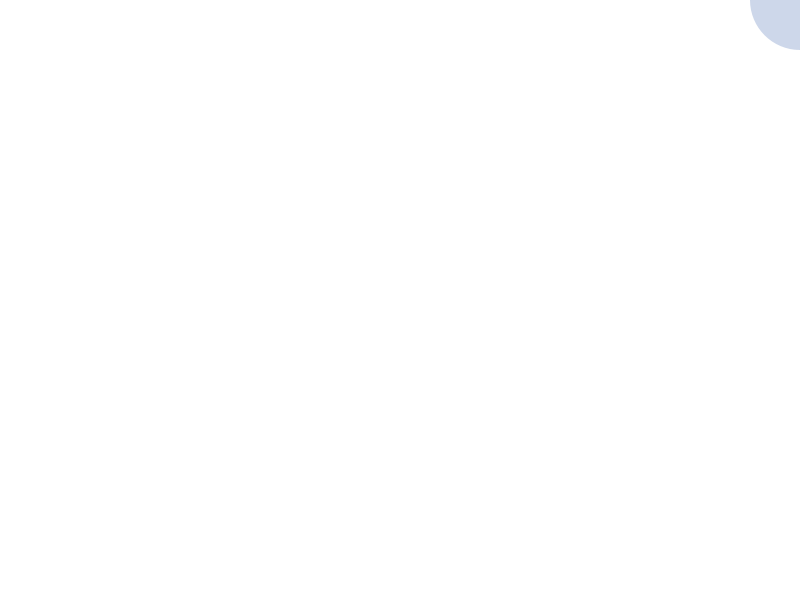
Frame 1 (no input)
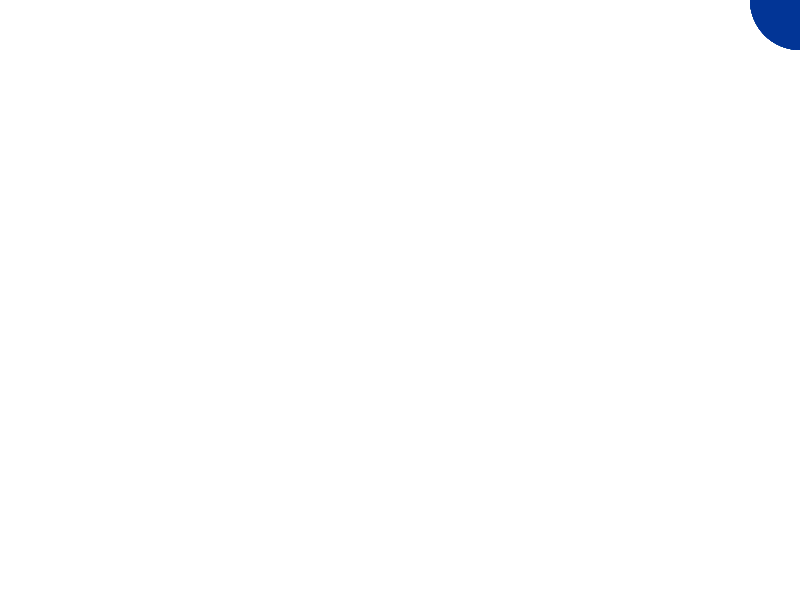
Frame 60 (the mouse pressed at the canvas centre just before this capture)
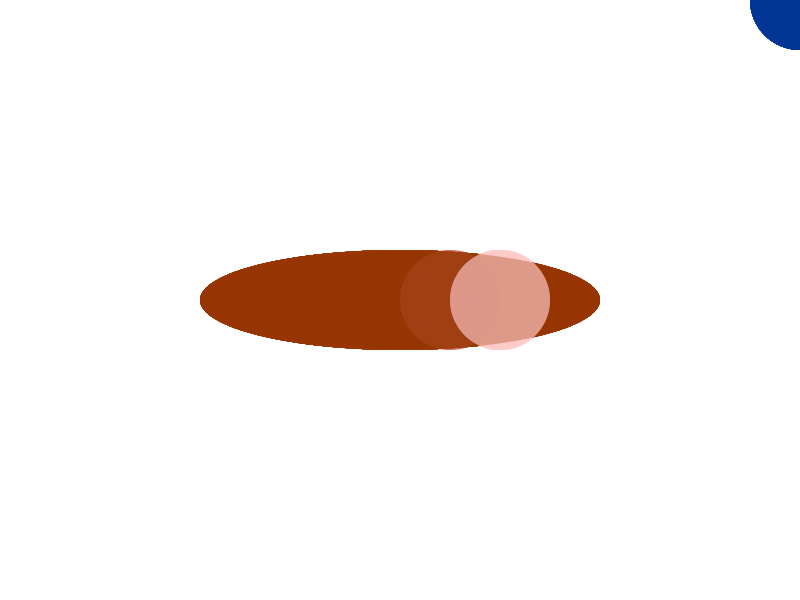
Frame 120 (the mouse held since frame 60 and released just before this capture)

The Processing sketch that drew these frames (run headless with seeded random() and noise(); from frame 60 on, the mouse is pressed at the canvas centre):

// Processing sketch: color_y_mov
// ── color_y_mov.pde
int num = 50;
int[] x = new int[num];
int[] y = new int[num];

void setup() {
  background(255);
  size(800,600);
  noStroke();
  noCursor();
}

void draw() {
  
  if (mousePressed == true) {
    frameRate(18);
    
    fill(150,50,0,50);
    ellipse(width-mouseX,mouseY,400,100);
    
    fill(200,100,100,10);
    ellipse(width-mouseX+50,mouseY,100,100);
    
    fill(255,200,200, 75);
    ellipse(width-mouseX+100,mouseY,100,100);
  } else {
     frameRate(24);
    
    fill(0,50,150,50);
    ellipse(width-mouseX,mouseY,100,100);
    
    fill(100,100,200,10);
    ellipse(width-mouseX+50,mouseY,100,100);
    
    fill(200,200,255, 75);
    ellipse(width-mouseX+100,mouseY,100,100);
  }
  
}
